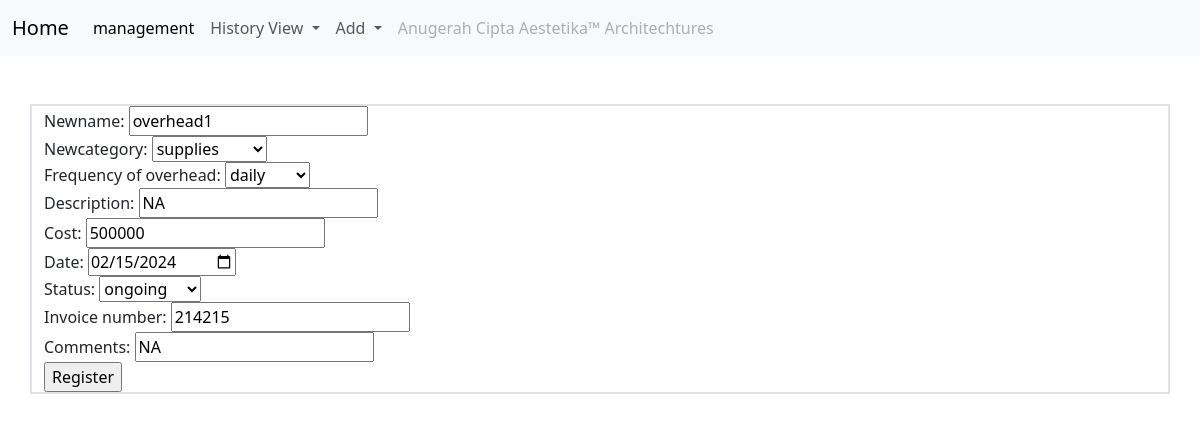
The app's page /Build/IA/overhead/overheadedit.php?id=5 (signed in) with its own data.
### tables this page shows
CREATE TABLE `overhead` (
  `name` varchar(24) NOT NULL,
  `id` int(12) NOT NULL,
  `category` varchar(12) NOT NULL,
  `frequency` varchar(12) NOT NULL,
  `description` varchar(150) NOT NULL,
  `cost` int(24) NOT NULL,
  `date` varchar(24) NOT NULL,
  `status` varchar(24) NOT NULL,
  `invoiceNo` int(24) NOT NULL,
  `comments` varchar(150) NOT NULL,
  `vendor` varchar(24) NOT NULL
);

### Build/IA/overhead/overheadedit.php (the view, shortened to what this page needs)
<!DOCTYPE html>
<html>
<head>
        <link href="https://cdn.jsdelivr.net/npm/bootstrap@5.3.2/dist/css/bootstrap.min.css" rel="stylesheet">
    </head>
    <body>
  <nav class="navbar navbar-expand-lg navbar-light bg-light">
  <div class="container-fluid">
      <a class="navbar-brand" href="/IA/employeeprojectview.php">Home</a>
      <div class="collapse navbar-collapse" id="navbarSupportedContent">
      <ul class="navbar-nav me-auto mb-2 mb-lg-0">
          <li class="nav-item">
          <a class="nav-link active" aria-current="page" href="/IA/management.php">management</a>
          </li>
          <li class="nav-item dropdown">
          <a class="nav-link dropdown-toggle" href="#" role="button" data-bs-toggle="dropdown" aria-expanded="false">
              History View
          </a>
          </li>
          <li class="nav-item dropdown">
          <a class="nav-link dropdown-toggle" href="#" role="button" data-bs-toggle="dropdown" aria-expanded="false">
              Add
          </a>
          </li>
          <li class="nav-item">
          <a class="nav-link disabled" aria-disabled="true"> Anugerah Cipta Aestetika™ Architechtures</a>
          </li>
      </ul>
      </div>
  </div>
  </nav>
        <br>
        <br>
<?php
    $servername = "localhost";
    $username = "u855808231_root";
    $password = "Memeikaykenjay1";
    $dbname = "u855808231_huyo";
$conn = mysqli_connect($servername, $username, $password, $dbname);
             $id=$_GET['id'];
             $data=mysqli_query($conn,"select * from overhead where id='$id'");
             while($d=mysqli_fetch_array($data))
        {
    ?>
    <div class="container">
        <form action="overheadupdate.php" method="POST">
            <label for="label">Newname:</label>
            <input type="text" id="Newname" name="Newname" value="<?php echo $d['name']; ?>" required><br>
            <label for="label">Newcategory:</label>
            <select name="Newcategory" id="Newcategory">
            <option value="supplies" <?php if ($d['category'] == 'supplies') echo 'selected="selected"'; ?>>supplies</option>
            </select>
            <br>
            <label for="Newfrequency">Frequency of overhead:</label>
            <select name="Newfrequency" id="Newfrequency">
            <option value="daily" <?php if ($d['frequency'] == 'daily') echo 'selected="selected"'; ?>>daily</option>
            </select><br>
            <label for="Newdescription">Description:</label>
            <input type="text" id="Newdescription" name="Newdescription" value="<?php echo $d['description']; ?>"><br>
            <label for="Newcost">Cost:</label>
            <input type="number" id="Newcost" name="Newcost" value="<?php echo $d['cost']; ?>" required><br>
            <label for="Newdate">Date:</label>
            <input type="date" id="Newdate" name="Newdate" value="<?php echo $d['date']; ?>" required><br>
            <label for="Newstatus">Status:</label>
            <select name="Newstatus" id="Newstatus">
            <option value="ongoing" <?php if ($d['status'] == 'ongoing') echo 'selected="selected"'; ?>>ongoing</option>
             </select><br>
            <label for="NewinvoiceNo">Invoice number:</label>
            <input type="number" id="NewinvoiceNo" name="NewinvoiceNo" value="<?php echo $d['invoiceNo']; ?>" required><br>
            <label for="Newcomments">Comments:</label>
            <input type="text" id="Newcomments" name="Newcomments" value="<?php echo $d['comments']; ?>"><br>
            <input type="submit" value="Register">
    </form>
        <?php
            }
            ?>
    </div>
</body>
</html>

### Build/IA/overhead/overheadedit.php (style rules this page uses)
.container { border: 2px solid #dee2e6; }

### records on screen
overhead: Newname "overhead1", Newcategory "supplies", Newfrequency "daily", Newdescription "NA", Newcost "500000", Newdate "02/15/2024", NewinvoiceNo "214215", Newcomments "NA"
